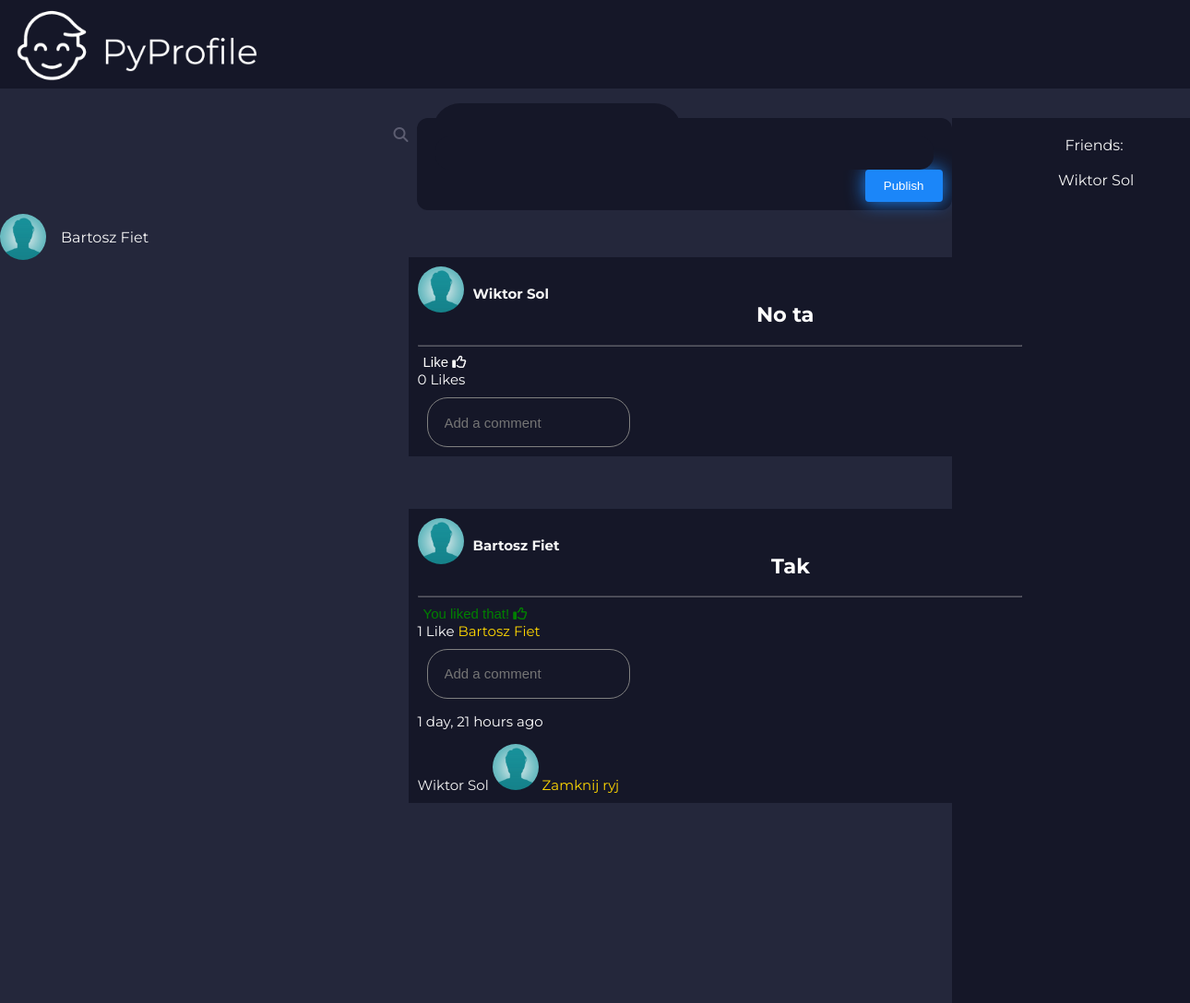
/ (signed in), run on the app's committed database.
### website/models.py (models this page shows, shortened)
class MyUser(AbstractBaseUser, PermissionsMixin):
    email = models.EmailField(db_index=True, unique=True, max_length=254)
    first_name = models.CharField(max_length=240)
    last_name = models.CharField(max_length=240)
    mobile = models.CharField(max_length=50)
    friends = models.ManyToManyField('self', blank=True)
    is_staff = models.BooleanField(default=True)
    is_active = models.BooleanField(default=True)
    is_superuser = models.BooleanField(default=False)
    objects= CustomUserManager()
    USERNAME_FIELD = 'email'
    REQUIRED_FIELDS = ['first_name', 'last_name', 'mobile']

class Post(models.Model):
    author = models.ForeignKey(MyUser, on_delete=models.CASCADE)
    post_content = models.TextField(blank=False, null=False)
    post_date = models.DateTimeField(auto_now_add=True)
    likes = models.ManyToManyField(MyUser, related_name='post_likes', blank=True)

class Reply_for_post(models.Model):
    post = models.ForeignKey(Post, related_name='comments', on_delete=models.CASCADE)
    reply_author = models.ForeignKey(MyUser, on_delete=models.CASCADE)
    reply_content = models.TextField(blank=False, null=False)
    reply_date = models.DateTimeField(auto_now_add=True)

### users/models.py (models this page shows, shortened)
class Profile(models.Model):
    user = models.OneToOneField(MyUser, null=True, on_delete=models.CASCADE)
    first_name = models.CharField(max_length=45)
    last_name = models.CharField(max_length=60)
    profile_picture = models.ImageField(default='profile_pics/Default.jpg', upload_to='profile_pics')

### website/views.py (the view, shortened to what this page needs)
# urls.py: path('', index, name='index'),
@login_required(login_url='login')
def index(request):
    get_id = request.POST.get("post_id")
    friends = request.user.friends.all()
    posts = Post.objects.filter(Q(author__in=friends) | Q(author=request.user)).order_by('-post_date')
    form_post = PostForm(request.POST or None)
    form_reply = ReplyForm(request.POST or None)
    context = {'friends': friends, 'form_post': form_post, 'posts': posts}
    return render(request, 'website/index.html', context)

### website/forms.py
class PostForm(forms.ModelForm):
    post_content = forms.CharField(widget=forms.Textarea(attrs={
        'rows' : '4',
    }))
    def __init__(self, *args, **kwargs):
        super().__init__(*args, **kwargs)
        self.fields['post_content'].widget.attrs.update(
            {'class': 'my-post-content-class'}
        )
    class Meta:
        model = Post
        fields = ['post_content']

### website/templates/website/index.html (shortened to what this page needs)
{% extends 'website/base.html' %}
{% block title %}
{% include 'website/navbar.html' %}
{% endblock title %}
{% block content %}
<div class="index-left"></div>
<div class="index-middle">
    <form method="POST">
        <div id="add-post-div">
        <div id="input-div-etc">
        <input type='text' name='post_content' class='my-post-content-class'> <br><br>
        </div>
        <div id="emoji-button-etc">
            <button type="submit" value="Publish" class="publish-post-button">Publish</button>
        </div>
        </div>
    </form>
    <br/>
    {% for post in posts %}
    <div class="post">
        <div id="post-author">
        <img style='float: left;' class='small_profile_picture' src="{{ post.author.profile.profile_picture.url }}">
        <span style="float:left;">
            <a href="{% url 'profile' post.author.id %}">
                <h4 style="padding-left: 10px;"> {{ post.author.first_name }}  {{ post.author.last_name }} </h4>
            </a>
        </span>
        </div>
    <div class="dropdown-container" tabindex="-1">
    </div>
        <br>
        <div class="post-text">
            <span style="text-align: center;"><h2>{{ post.post_content }}</h2></span>
            <hr style="opacity:30%;">
            <form action="{% url 'like_post' post.id %}" method="post">
            {% if user not in post.likes.all%}
                <button type="submit" class="like-btn-without-bg" name="post_id_like" value="{{post.id}}" style="color: white">Like <i class="fa-regular fa-thumbs-up" style="color:white;"></i></button>
            {%else%}
                <button type="submit" class="like-btn-without-bg" name="post_id_like" value="{{post.id}}" style="color: Green;">You liked that! <i class="fa-regular fa-thumbs-up" style="color:Green;"></i></button>
            {%endif%}
            </form>
            {% if post.likes.all.count == 1 %}
                {{post.likes.all.count}} Like
            {% else %}
                {{post.likes.all.count}} Likes
            {% endif %}
            {% for likes in post.likes.all %}
            <span style="color: gold">
                {{likes.first_name}}
                {{likes.last_name}}
            </span>
            {% endfor %}
        </div>
        <form method="post">
            <input  type="text" name="reply_content"  class="my-reply-content-class" placeholder="Add a comment">
        </form>
        {% for replies in post.comments.all %}
            <p>{{replies.reply_date|timesince}} ago</p>
                <a href="{% url 'profile' replies.reply_author.id %}">
                    {{replies.reply_author.first_name}}
                    {{replies.reply_author.last_name}}
                    <img class='small_profile_picture' src="{{ replies.reply_author.profile.profile_picture.url }}">
                </a>
            <span style="color:gold;">{{replies.reply_content}}</span>
        {% endfor %}
    </div>
    <br><br><br>
    {% endfor %}
</div>
<div class="index-right">
    Friends:
    <br>
    <br>
    {% for friend in friends %}
                {{friend.first_name}}
                {{friend.last_name}}
    <br>
    {% endfor %}
</div>
{% endblock content %}

### website/templates/website/navbar.html (shortened to what this page needs)
{% load static %}
<head>
</head>
<div class="navbar">
<a href="{% url 'index' %}"><img src="{% static 'PyProfile.png' %}" style='width:300px; height:auto; float:left; padding-top: 5px;' alt="logo"></a>
    <form class="form-search" method="post" action="{% url 'search_users' %}">
        <div id="search-friends">
        <i class="fa fa-search" aria-hidden="true" style="color: #5c5d71; float:left; padding: 5.5%;"></i>
        </div>
    </form>
        <img class='small_profile_picture' style="float:left; margin-top: 1.5em;" src="{{ user.profile.profile_picture.url }}">
        <span style="padding: 2.5em 0 0 1em; float:left;">
            <a href="{% url 'profile' user.id %}">{{user.first_name}} {{user.last_name}}</a>
        </span>
<br><br>
            <div class="dropdown-container" tabindex="-1">
            </div>
</div>

### website/static/style.css (style rules this page uses)
:root { --bg-color: #151728; --font: 'Montserrat', sans-serif; --font-color: #5c5d71; --bg-behind: #ccc8db; }
html { font-family: var(--font); color: white; }
body { color: white; padding:0px; margin:0px; height:100%; background-repeat: no-repeat; background-attachment: fixed; background-color: #24273b; }
.like-btn-without-bg { background-color: Transparent; background-repeat:no-repeat; border: none; color:white; cursor:pointer; font-size: 15px; }
input[type=password], input[type=text], input[type=text].my-firstname-class, input[type=text].my-mobile-class, input[type=text].my-lastname-class, input[type=email] { border:none; outline:none; display:inline-block; height:54px; vertical-align:middle; position:relative; border-radius:22px; width:220px; box-sizing:border-box; margin-left:10px; padding:0 18px; color:whitesmoke; background-color: var(--bg-color); margin-top:10px; font-size:15px; }
.small_profile_picture { height: 50px; width: auto; border-radius: 50px; }
.navbar { background-color: var(--bg-color); height: 6em; width: 100%; float:left; margin-bottom: 2em; padding-top:0px; margin-top:0px; }
input[type=text].my-reply-content-class { border:solid 1px gray; outline:none; display:inline-block; height:54px; vertical-align:middle; position:relative; border-radius:22px; width:220px; box-sizing:border-box; margin-left:10px; padding:0 18px; color:whitesmoke; background-color: var(--bg-color); margin-top:10px; font-size:15px; }
#search-friends { float:left; width: 30em; height: 6em; padding: 1em 25em 0em 25em; }
a:link, a:visited, a:hover { text-decoration: none; color: whitesmoke; }
.index-left { float:left; width: 20%; height:60em; }
.index-middle { float:left; width: 50%; height:60em; padding: 0 5% 0 5%; color:whitesmoke; }
.index-right { float:right; text-align: center; width: 20%; height:60em; color:whitesmoke; padding: 20px 0px 0px 50px; box-sizing: border-box; background-color: var(--bg-color); }
.post { background-color: var(--bg-color); color:white; padding:10px; width: 45em; height:auto; margin: 0em 8em 0em 8em; font-size: 15px; box-sizing: border-box; }
.post-text { box-sizing: border-box; }
#post-author { float:left; box-sizing: border-box; }
#add-post-div { background-color: var(--bg-color); border-radius: 12px; height: 5em; width: 35em; padding:10px; margin: 0% 0% 5% 20%; }
input[type=text].my-post-content-class { background-color: var(--bg-color); border-radius: 15px; border:none; height: 2em; width: 30em; outline: none; text-align: left; float:left; font-size: 18px; color: whitesmoke; }
.publish-post-button { background-color: #1b86f9; box-shadow: 0 0 20px #1b86f9; border: none; color: #fff; border-radius: 4px; padding: 10px 20px; margin-bottom: 10px; cursor: pointer; }
#input-div-etc { float:left; width:100%; }
#emoji-button-etc { float:right; }
a { text-decoration: none; color: white; }
.dropdown-container { float:right; }

### data on the page
MyUser: profile.profile_picture (placeholder picture), first_name "Bartosz", last_name "Fiet"
Post: author.profile.profile_picture (placeholder picture), author.first_name "Wiktor", author.last_name "Sol", post_content "No ta", likes.all.count "0"
Post: author.profile.profile_picture (placeholder picture), author.first_name "Bartosz", author.last_name "Fiet", post_content "Tak", likes.all.count "1"
Reply_for_post: reply_date "1 day, 21 hours", reply_author.first_name "Wiktor", reply_author.last_name "Sol", reply_author.profile.profile_picture (placeholder picture), reply_content "Zamknij ryj"
MyUser: first_name "Wiktor", last_name "Sol"
